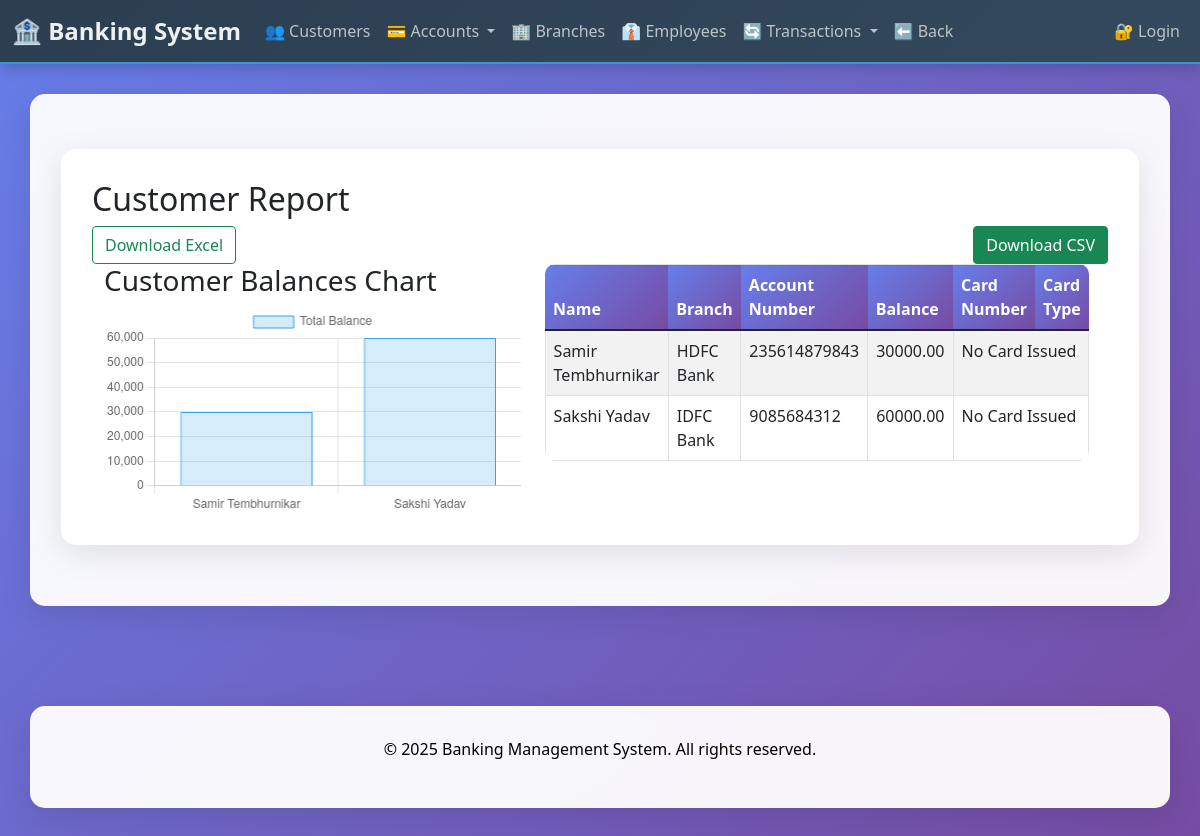
/reports/customer-report/, run on the app's committed database.
### customers/models.py (models this page shows, shortened)
class Customer(models.Model):
    first_name = models.CharField(max_length=50)
    last_name = models.CharField(max_length=50)
    email = models.EmailField(unique=True)
    phone = models.CharField(max_length=15)
    address = models.TextField()
    created_at = models.DateTimeField(auto_now_add=True)
    branch = models.ForeignKey(Branch, on_delete=models.SET_NULL, null=True, blank=True, related_name='customers')

### branches/models.py (models this page shows, shortened)
class Branch(models.Model):
    name = models.CharField(max_length=100)
    address = models.TextField()
    city = models.CharField(max_length=50)
    contact_number = models.CharField(max_length=15)

### accounts/models.py (models this page shows, shortened)
class Account(models.Model):
    ACCOUNT_TYPES = [
        ('SAVINGS', 'Savings'),
        ('CHECKING', 'Checking'),
        ('CREDIT', 'Credit'),
        ('TRANSACTION', 'Transaction'),
        ('LOAN', 'Loan'),
        ('CARD', 'Card'),
    ]
    account_number = models.CharField(max_length=20, unique=True)
    customer = models.ForeignKey('customers.Customer', on_delete=models.CASCADE, related_name='accounts')
    account_type = models.CharField(max_length=12, choices=ACCOUNT_TYPES)
    balance = models.DecimalField(max_digits=15, decimal_places=2)
    date_created = models.DateField(auto_now_add=True)
    date_updated = models.DateField(auto_now=True)

### reports/views.py (the view)
# urls.py: path('customer-report/', views.customer_report, name='customer_report'),
def customer_report(request):
    customers = Customer.objects.all()
    return render(request, 'reports/customer_report.html', {'customers': customers})

### templates/reports/customer_report.html (shortened to what this page needs)
{% extends 'customers/base.html' %}
{% block content %}
<div class="container mt-4">
    <h2>Customer Report</h2>
    <a href="{% url 'download_customer_report_csv' %}" class="btn btn-success float-end mb-3">Download CSV</a>
    <a href="{% url 'download_customer_report_excel' %}" class="btn btn-outline-success">Download Excel</a>
    <div class="row">
        <div class="col-md-6">
            <h3>Customer Balances Chart</h3>
            <canvas id="customerChart" width="400" height="200"></canvas>
        </div>
        <div class="col-md-6">
            <table class="table table-bordered table-striped">
                <thead class="thead-dark">
                    <tr>
                        <th>Name</th>
                        <th>Branch</th>
                        <th>Account Number</th>
                        <th>Balance</th>
                        <th>Card Number</th>
                        <th>Card Type</th>
                    </tr>
                </thead>
                <tbody>
                    {% for customer in customers %}
                        {% for account in customer.accounts.all %}
                            <tr>
                                <td>{{ customer.first_name }} {{ customer.last_name }}</td>
                                <td>{{ customer.branch.name }}</td>
                                <td>{{ account.account_number }}</td>
                                <td>{{ account.balance }}</td>
                                {% if account.card %}
                                    <td>{{ account.card.card_number }}</td>
                                    <td>{{ account.card.get_card_type_display }}</td>
                                {% else %}
                                    <td colspan="2">No Card Issued</td>
                                {% endif %}
                            </tr>
                        {% endfor %}
                    {% empty %}
                        <tr><td colspan="6">No customers found.</td></tr>
                    {% endfor %}
                </tbody>
            </table>
        </div>
    </div>
</div>
<script>
let customerChart;
function updateChart() {
    fetch('{% url "customer_chart_data" %}')
        .then(response => response.json())
        .then(data => {
            if (customerChart) {
                customerChart.data.labels = data.labels;
                customerChart.data.datasets[0].data = data.data;
                customerChart.update();
            } else {
                const ctx = document.getElementById('customerChart').getContext('2d');
                customerChart = new Chart(ctx, {
                    type: 'bar',
                    data: {
                        labels: data.labels,
                        datasets: [{
                            label: 'Total Balance',
                            data: data.data,
                            backgroundColor: 'rgba(54, 162, 235, 0.2)',
                            borderColor: 'rgba(54, 162, 235, 1)',
                            borderWidth: 1
                        }]
                    },
                    options: {
                        scales: {
                            y: {
                                beginAtZero: true
                            }
                        }
                    }
                });
            }
        });
}
// Initial load
updateChart();
// Update every 5 seconds
setInterval(updateChart, 5000);
</script>
{% endblock %}

### templates/customers/base.html (shortened to what this page needs)
    <!DOCTYPE html>
    <html lang="en">
    <head>
        {% load static %}
        <link href="https://cdn.jsdelivr.net/npm/bootstrap@5.1.3/dist/css/bootstrap.min.css" rel="stylesheet">
    </head>
    <body>
        <nav class="navbar navbar-expand-lg navbar-dark">
            <div class="container-fluid">
                <a class="navbar-brand" href="{% url 'dashboard' %}">🏦 Banking System</a>
                <div class="collapse navbar-collapse" id="navbarNav">
                    <ul class="navbar-nav me-auto">
                        <li class="nav-item">
                            <a class="nav-link" href="{% url 'customer_list' %}">👥 Customers</a>
                        </li>
                        <li class="nav-item dropdown">
                            <a class="nav-link dropdown-toggle" href="#" id="accountDropdown" role="button" data-bs-toggle="dropdown">
                                💳 Accounts
                            </a>
                        </li>
                        <li class="nav-item">
                            <a class="nav-link" href="{% url 'branch_list' %}">🏢 Branches</a>
                        </li>
                        <li class="nav-item">
                            <a class="nav-link" href="{% url 'employee_list' %}">👔 Employees</a>
                        </li>
                        <li class="nav-item dropdown">
                            <a class="nav-link dropdown-toggle" href="#" id="transactionDropdown" role="button" data-bs-toggle="dropdown">
                                🔄 Transactions
                            </a>
                        </li>
                        {% block back_button %}
                        <li class="nav-item">
                            <a class="nav-link" href="javascript:history.back()">⬅️ Back</a>
                        </li>
                        {% endblock %}
                    </ul>
                    <ul class="navbar-nav">
                        {% if user.is_authenticated %}
                            <li class="nav-item">
                                <span class="nav-link">Welcome, {{ user.username }}!</span>
                            </li>
                            <li class="nav-item">
                                <a class="nav-link" href="{% url 'logout' %}">🚪 Logout</a>
                            </li>
                        {% else %}
                            <li class="nav-item">
                                <a class="nav-link" href="{% url 'login' %}">🔐 Login</a>
                            </li>
                        {% endif %}
                    </ul>
                </div>
            </div>
        </nav>
        <div class="container">
            {% block content %}{% endblock %}
        </div>
        <footer class="footer">
            <div class="container">
                <p>&copy; 2025 Banking Management System. All rights reserved.</p>
            </div>
        </footer>
    </body>
</html>

### templates/customers/base.html (style rules this page uses)
body { background: linear-gradient(135deg, #667eea 0%, #764ba2 100%); min-height: 100vh; font-family: 'Segoe UI', Tahoma, Geneva, Verdana, sans-serif; }
.navbar { background: linear-gradient(135deg, #2c3e50 0%, #34495e 100%) !important; box-shadow: 0 4px 15px rgba(0,0,0,0.2); border-bottom: 2px solid #3498db; }
.navbar-brand { font-weight: bold; font-size: 1.5em; color: #ecf0f1 !important; }
.nav-link { color: #bdc3c7 !important; transition: all 0.3s ease; font-weight: 500; }
.container { background: rgba(255, 255, 255, 0.95); border-radius: 15px; padding: 30px; margin-top: 30px; margin-bottom: 30px; box-shadow: 0 8px 32px rgba(0,0,0,0.1); backdrop-filter: blur(10px); border: 1px solid rgba(255, 255, 255, 0.18); }
.table { border-radius: 10px; overflow: hidden; }
.table thead th { background: linear-gradient(135deg, #667eea 0%, #764ba2 100%); color: white; border: none; }
.footer { text-align: center; padding: 20px; color: black; margin-top: 50px; }

### data on the page
Customer: first_name "Samir", last_name "Tembhurnikar", branch.name "HDFC Bank"
Account: account_number "235614879843", balance "30000.00", shows "No Card Issued"
Customer: first_name "Sakshi", last_name "Yadav", branch.name "IDFC Bank"
Account: account_number "9085684312", balance "60000.00", shows "No Card Issued"
